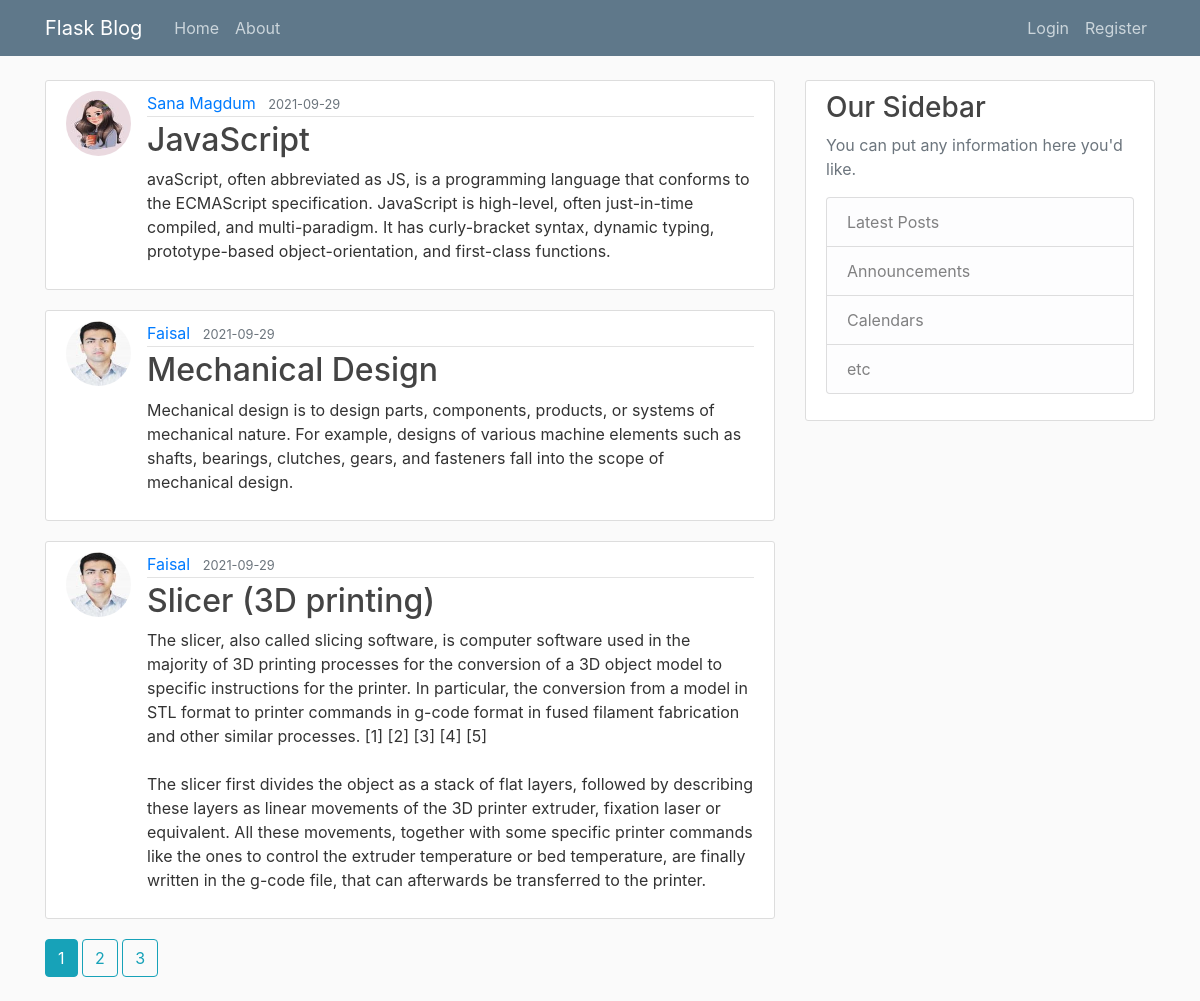
The page /home on the database its author committed.
### FMagdum/models.py (models this page shows, shortened)
class Post(db.Model):
    id = db.Column(db.Integer, primary_key=True)
    title = db.Column(db.String(100),nullable=False)
    date_posted = db.Column(db.DateTime, nullable=False, default=datetime.utcnow)
    content = db.Column(db.Text, nullable=False)
    user_id = db.Column(db.Integer, db.ForeignKey('user.id'), nullable=False)

class User(db.Model, UserMixin):
    id = db.Column(db.Integer, primary_key=True)
    username = db.Column(db.String(20), unique=True, nullable=False)
    email = db.Column(db.String(120), unique=True, nullable=False)
    image_file = db.Column(db.String(20), nullable=False, default='default.jpg')
    password = db.Column(db.String(60), nullable=False)
    posts = db.relationship('Post', backref='author', lazy=True)

### FMagdum/main/routes.py (the view)
@main.route("/")
@main.route("/home")
def home():
    page = request.args.get('page', 1, type=int)
    posts = Post.query.order_by(Post.date_posted.desc()).paginate(page=page,per_page=3)
    return render_template('home.html', posts=posts, legend="Create New Post")

### FMagdum/templates/home.html
{%extends "layout.html"%}
{%block content%}
    {% for post in posts.items %}
        <article class="media content-section">
            <img class="rounded-circle article-img" src="{{url_for('static', filename='profile_pics/' + post.author.image_file)}}">
            <div class="media-body">
            <div class="article-metadata">
                <a class="mr-2" href="{{url_for('users.user_posts', username=post.author.username)}}">{{ post.author.username }}</a>
                <small class="text-muted">{{ post.date_posted.strftime('%Y-%m-%d') }}</small>
            </div>
            <h2><a class="article-title" href="{{url_for('posts.post', post_id=post.id)}}">{{ post.title }}</a></h2>
            <p class="article-content">{{ post.content }}</p>
            </div>
        </article>
    {%endfor%}
    {% for page_num in posts.iter_pages(left_edge=1, right_edge=1, left_current=1, right_current=2) %}
        {% if page_num %}
            {% if posts.page == page_num %}
                <a class="btn btn-info mb-4" href="{{url_for('main.home', page=page_num)}}"> {{ page_num }} </a>
            {% else %}
            <a class="btn btn-outline-info mb-4" href="{{url_for('main.home', page=page_num)}}"> {{ page_num }} </a>
            {% endif %}
        {% else %}
            ...
        {% endif %}
    {% endfor %}
{%endblock content%}

### FMagdum/static/main.css (style rules this page uses)
body { background: #fafafa; color: #333333; margin-top: 5rem; }
h1, h2, h3, h4, h5, h6 { color: #444444; }
.content-section { background: #ffffff; padding: 10px 20px; border: 1px solid #dddddd; border-radius: 3px; margin-bottom: 20px; }
.article-title { color: #444444; }
.article-content { white-space: pre-line; }
.article-img { height: 65px; width: 65px; margin-right: 16px; }
.article-metadata { padding-bottom: 1px; margin-bottom: 4px; border-bottom: 1px solid #e3e3e3 }

### rows shown on the page
Post: image_file (picture), author.username "Sana Magdum", date_posted "2021-09-29", title "JavaScript", content "avaScript, often abbreviated as JS, is a programming language that conforms to the ECMAScript specification. JavaScript is high-level, often just-in-time compiled, and multi-paradigm. It has curly-bracket syntax, dynamic typing, prototype-based object-orientation, and first-class functions."
Post: image_file (picture), author.username "Faisal", date_posted "2021-09-29", title "Mechanical Design", content "Mechanical design is to design parts, components, products, or systems of mechanical nature. For example, designs of various machine elements such as shafts, bearings, clutches, gears, and fasteners fall into the scope of mechanical design."
Post: image_file (picture), author.username "Faisal", date_posted "2021-09-29", title "Slicer (3D printing)", content "The slicer, also called slicing software, is computer software used in the majority of 3D printing processes for the conversion of a 3D object model to specific instructions for the printer. In particular, the conversion from a model in STL format to printer commands in g-code format in fused filament fabrication and other similar processes. [1] [2] [3] [4] [5] The slicer first divides the object as a stack of flat layers, followed by describing these layers as linear movements of the 3D printer extruder, fixation laser or equivalent. All these movements, together with some specific printer commands like the ones to control the extruder temperature or bed temperature, are finally written in…"

### other values the page prints
{{ page_num }} "1"
{{ page_num }} "2" "3"
